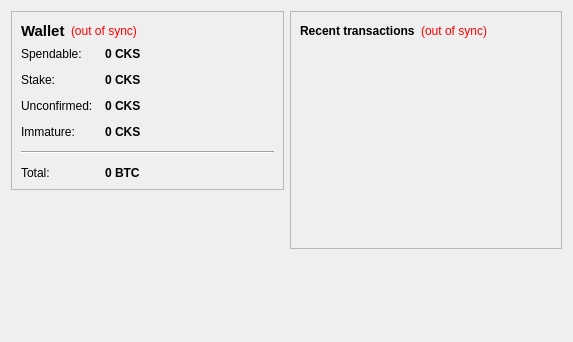
<?xml version="1.0" encoding="UTF-8"?>
<ui version="4.0">
 <class>OverviewPage</class>
 <widget class="QWidget" name="OverviewPage">
  <property name="geometry">
   <rect>
    <x>0</x>
    <y>0</y>
    <width>573</width>
    <height>342</height>
   </rect>
  </property>
  <property name="windowTitle">
   <string>Form</string>
  </property>
  <layout class="QHBoxLayout" name="horizontalLayout" stretch="1,1">
   <item>
    <layout class="QVBoxLayout" name="verticalLayout_2">
     <item>
      <widget class="QFrame" name="frame">
       <property name="frameShape">
        <enum>QFrame::StyledPanel</enum>
       </property>
       <property name="frameShadow">
        <enum>QFrame::Raised</enum>
       </property>
       <layout class="QVBoxLayout" name="verticalLayout_4">
        <item>
         <layout class="QHBoxLayout" name="horizontalLayout_4">
          <item>
           <widget class="QLabel" name="label_5">
            <property name="font">
             <font>
              <pointsize>11</pointsize>
              <weight>75</weight>
              <bold>true</bold>
             </font>
            </property>
            <property name="text">
             <string>Wallet</string>
            </property>
           </widget>
          </item>
          <item>
           <widget class="QLabel" name="labelWalletStatus">
            <property name="toolTip">
             <string>The displayed information may be out of date. Your wallet automatically synchronizes with the Chicks network after a connection is established, but this process has not completed yet.</string>
            </property>
            <property name="styleSheet">
             <string notr="true">QLabel { color: red; }</string>
            </property>
            <property name="text">
             <string notr="true">(out of sync)</string>
            </property>
            <property name="alignment">
             <set>Qt::AlignLeading|Qt::AlignLeft|Qt::AlignVCenter</set>
            </property>
           </widget>
          </item>
          <item>
           <spacer name="horizontalSpacer_2">
            <property name="orientation">
             <enum>Qt::Horizontal</enum>
            </property>
            <property name="sizeHint" stdset="0">
             <size>
              <width>40</width>
              <height>20</height>
             </size>
            </property>
           </spacer>
          </item>
         </layout>
        </item>
        <item>
         <layout class="QFormLayout" name="formLayout_2">
          <property name="fieldGrowthPolicy">
           <enum>QFormLayout::AllNonFixedFieldsGrow</enum>
          </property>
          <property name="horizontalSpacing">
           <number>12</number>
          </property>
          <property name="verticalSpacing">
           <number>12</number>
          </property>
          <item row="0" column="0">
           <widget class="QLabel" name="label">
            <property name="text">
             <string>Spendable:</string>
            </property>
           </widget>
          </item>
          <item row="0" column="1">
           <widget class="QLabel" name="labelBalance">
            <property name="font">
             <font>
              <weight>75</weight>
              <bold>true</bold>
             </font>
            </property>
            <property name="cursor">
             <cursorShape>IBeamCursor</cursorShape>
            </property>
            <property name="toolTip">
             <string>Your current spendable balance</string>
            </property>
            <property name="text">
             <string notr="true">0 CKS</string>
            </property>
            <property name="textInteractionFlags">
             <set>Qt::LinksAccessibleByMouse|Qt::TextSelectableByKeyboard|Qt::TextSelectableByMouse</set>
            </property>
           </widget>
          </item>
          <item row="1" column="0">
           <widget class="QLabel" name="label_6">
            <property name="text">
             <string>Stake:</string>
            </property>
           </widget>
          </item>
          <item row="1" column="1">
           <widget class="QLabel" name="labelStake">
            <property name="font">
             <font>
              <weight>75</weight>
              <bold>true</bold>
             </font>
            </property>
            <property name="cursor">
             <cursorShape>IBeamCursor</cursorShape>
            </property>
            <property name="toolTip">
             <string>Total of coins that was staked, and do not yet count toward the current balance</string>
            </property>
            <property name="text">
             <string notr="true">0 CKS</string>
            </property>
            <property name="textInteractionFlags">
             <set>Qt::LinksAccessibleByMouse|Qt::TextSelectableByKeyboard|Qt::TextSelectableByMouse</set>
            </property>
           </widget>
          </item>
          <item row="2" column="0">
           <widget class="QLabel" name="label_3">
            <property name="text">
             <string>Unconfirmed:</string>
            </property>
           </widget>
          </item>
          <item row="2" column="1">
           <widget class="QLabel" name="labelUnconfirmed">
            <property name="font">
             <font>
              <weight>75</weight>
              <bold>true</bold>
             </font>
            </property>
            <property name="cursor">
             <cursorShape>IBeamCursor</cursorShape>
            </property>
            <property name="toolTip">
             <string>Total of transactions that have yet to be confirmed, and do not yet count toward the current balance</string>
            </property>
            <property name="text">
             <string notr="true">0 CKS</string>
            </property>
            <property name="textInteractionFlags">
             <set>Qt::LinksAccessibleByMouse|Qt::TextSelectableByKeyboard|Qt::TextSelectableByMouse</set>
            </property>
           </widget>
          </item>
          <item row="3" column="0">
           <widget class="QLabel" name="labelImmatureText">
            <property name="text">
             <string>Immature:</string>
            </property>
           </widget>
          </item>
          <item row="3" column="1">
           <widget class="QLabel" name="labelImmature">
            <property name="font">
             <font>
              <weight>75</weight>
              <bold>true</bold>
             </font>
            </property>
            <property name="toolTip">
             <string>Mined balance that has not yet matured</string>
            </property>
            <property name="text">
             <string notr="true">0 CKS</string>
            </property>
            <property name="textInteractionFlags">
             <set>Qt::LinksAccessibleByMouse|Qt::TextSelectableByKeyboard|Qt::TextSelectableByMouse</set>
            </property>
           </widget>
          </item>
          <item row="4" column="0" colspan="2">
           <widget class="Line" name="line">
            <property name="orientation">
             <enum>Qt::Horizontal</enum>
            </property>
           </widget>
          </item>
          <item row="5" column="0">
           <widget class="QLabel" name="labelTotalText">
            <property name="text">
             <string>Total:</string>
            </property>
           </widget>
          </item>
          <item row="5" column="1">
           <widget class="QLabel" name="labelTotal">
            <property name="font">
             <font>
              <weight>75</weight>
              <bold>true</bold>
             </font>
            </property>
            <property name="cursor">
             <cursorShape>IBeamCursor</cursorShape>
            </property>
            <property name="toolTip">
             <string>Your current total balance</string>
            </property>
            <property name="text">
             <string notr="true">0 BTC</string>
            </property>
            <property name="textInteractionFlags">
             <set>Qt::LinksAccessibleByMouse|Qt::TextSelectableByKeyboard|Qt::TextSelectableByMouse</set>
            </property>
           </widget>
          </item>
         </layout>
        </item>
       </layout>
      </widget>
     </item>
     <item>
      <spacer name="verticalSpacer">
       <property name="orientation">
        <enum>Qt::Vertical</enum>
       </property>
       <property name="sizeHint" stdset="0">
        <size>
         <width>20</width>
         <height>40</height>
        </size>
       </property>
      </spacer>
     </item>
    </layout>
   </item>
   <item>
    <layout class="QVBoxLayout" name="verticalLayout_3">
     <item>
      <widget class="QFrame" name="frame_2">
       <property name="frameShape">
        <enum>QFrame::StyledPanel</enum>
       </property>
       <property name="frameShadow">
        <enum>QFrame::Raised</enum>
       </property>
       <layout class="QVBoxLayout" name="verticalLayout">
        <item>
         <layout class="QHBoxLayout" name="horizontalLayout_2">
          <item>
           <widget class="QLabel" name="label_4">
            <property name="text">
             <string>&lt;b&gt;Recent transactions&lt;/b&gt;</string>
            </property>
           </widget>
          </item>
          <item>
           <widget class="QLabel" name="labelTransactionsStatus">
            <property name="toolTip">
             <string>The displayed information may be out of date. Your wallet automatically synchronizes with the Chicks network after a connection is established, but this process has not completed yet.</string>
            </property>
            <property name="styleSheet">
             <string notr="true">QLabel { color: red; }</string>
            </property>
            <property name="text">
             <string notr="true">(out of sync)</string>
            </property>
            <property name="alignment">
             <set>Qt::AlignRight|Qt::AlignTrailing|Qt::AlignVCenter</set>
            </property>
           </widget>
          </item>
          <item>
           <spacer name="horizontalSpacer">
            <property name="orientation">
             <enum>Qt::Horizontal</enum>
            </property>
            <property name="sizeHint" stdset="0">
             <size>
              <width>40</width>
              <height>20</height>
             </size>
            </property>
           </spacer>
          </item>
         </layout>
        </item>
        <item>
         <widget class="QListView" name="listTransactions">
          <property name="styleSheet">
           <string notr="true">QListView { background: transparent; }</string>
          </property>
          <property name="frameShape">
           <enum>QFrame::NoFrame</enum>
          </property>
          <property name="verticalScrollBarPolicy">
           <enum>Qt::ScrollBarAlwaysOff</enum>
          </property>
          <property name="horizontalScrollBarPolicy">
           <enum>Qt::ScrollBarAlwaysOff</enum>
          </property>
          <property name="selectionMode">
           <enum>QAbstractItemView::NoSelection</enum>
          </property>
         </widget>
        </item>
       </layout>
      </widget>
     </item>
     <item>
      <spacer name="verticalSpacer_2">
       <property name="orientation">
        <enum>Qt::Vertical</enum>
       </property>
       <property name="sizeHint" stdset="0">
        <size>
         <width>20</width>
         <height>40</height>
        </size>
       </property>
      </spacer>
     </item>
    </layout>
   </item>
  </layout>
 </widget>
 <resources/>
 <connections/>
</ui>
